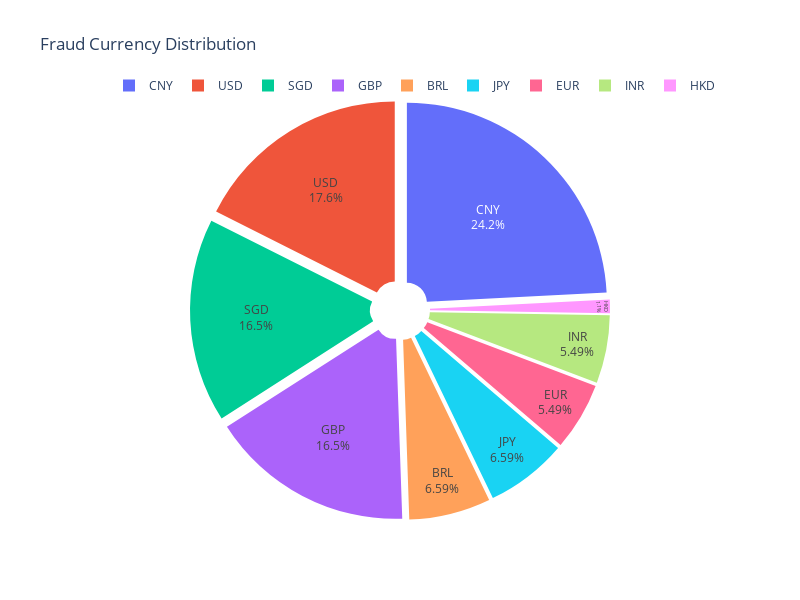

The notebook cell this image was saved under:
### Markdown cell above
We can observe that most of the transactions which were flagged as fraud were sent Japan.

### Code cell
currency_counts = df[df['fraud_flag'] == 'Y']['ccy'].value_counts()

fig = go.Figure(data=[go.Pie(labels=currency_counts.index, 
                             values=currency_counts.values, 
                             pull=[0.05]*len(currency_counts), 
                             hole=0.1)])  # Reduced hole size

fig.update_traces(textposition='inside', textinfo='percent+label')
fig.update_layout(title_text='Fraud Currency Distribution',
                  legend=dict(orientation='h', yanchor='bottom', y=1, xanchor='right', x=1),
                  width=800, height=600)  # Adjusted dimensions

fig.show()

### Figure 1 — Plotly figure (JSON) as saved in the notebook; plotly's stock layout.template omitted (floating-point values rounded to 4 significant figures)
{"data": [{"hole": 0.1, "labels": ["CNY", "USD", "SGD", "GBP", "BRL", "JPY", "EUR", "INR", "HKD"], "pull": [0.05, 0.05, 0.05, 0.05, 0.05, 0.05, 0.05, 0.05, 0.05], "textinfo": "percent+label", "textposition": "inside", "type": "pie", "values": [22, 16, 15, 15, 6, 6, 5, 5, 1]}], "layout": {"height": 600, "legend": {"orientation": "h", "x": 1, "xanchor": "right", "y": 1, "yanchor": "bottom"}, "title": {"text": "Fraud Currency Distribution"}, "width": 800}}
